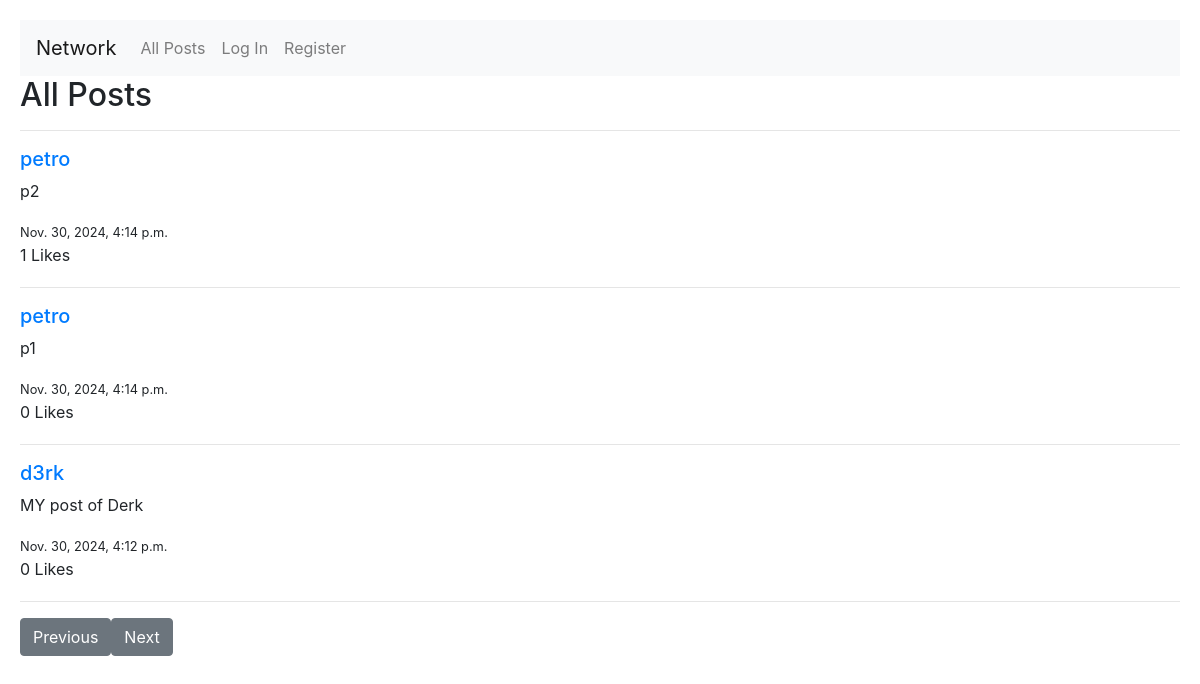
/?page=3, run on the app's committed database.
### network/models.py (models this page shows, shortened)
class Post(models.Model):
    user = models.ForeignKey(User, on_delete=models.CASCADE)
    content = models.TextField()
    timestamp = models.DateTimeField(auto_now_add=True)
    likes = models.ManyToManyField(User, related_name="liked_posts", blank=True)

class User(AbstractUser):
    pass

### network/views.py (the view)
# urls.py: path("", views.index, name="index"),
def index(request):
    posts = Post.objects.all().order_by('-timestamp')
    paginator = Paginator(posts, 3)
    page = request.GET.get('page')
    posts = paginator.get_page(page)
    return render(request, "network/index.html", {
        "posts": posts
    })

### network/templates/network/index.html (shortened to what this page needs)
{% extends "network/layout.html" %}
{% block body %}
<h2>All Posts</h2>
<hr>
{% for post in posts %}
    <div class="post">
        <h5><a href="{% url 'profile' post.user.username %}">{{ post.user.username }}</a></h5>
        <p id="post-content-{{ post.id }}" class="post-content">{{ post.content }}</p>
        <small>{{ post.timestamp }}</small>
        <p id="like-count-{{ post.id }}">{{ post.likes.count }} Likes</p>
    </div>
    <hr>
{% endfor %}
<div class="pagination">
    {% if posts.has_previous %}
        <a href="?page={{ posts.previous_page_number }}" class="btn btn-secondary">Previous</a>
    {% endif %}
    {% if posts.has_next %}
        <a href="?page={{ posts.next_page_number }}" class="btn btn-secondary">Next</a>
    {% endif %}
</div>
{% endblock %}

### network/static/network/styles.css (style rules this page uses)
body { padding: 20px; }
.post { margin-bottom: 20px; }

### data on the page
Post: user.username "petro", content "p2", timestamp "Nov. 30, 2024, 4:14 p.m.", likes.count "1"
Post: user.username "petro", content "p1", timestamp "Nov. 30, 2024, 4:14 p.m.", likes.count "0"
Post: user.username "d3rk", content "MY post of Derk", timestamp "Nov. 30, 2024, 4:12 p.m.", likes.count "0"
